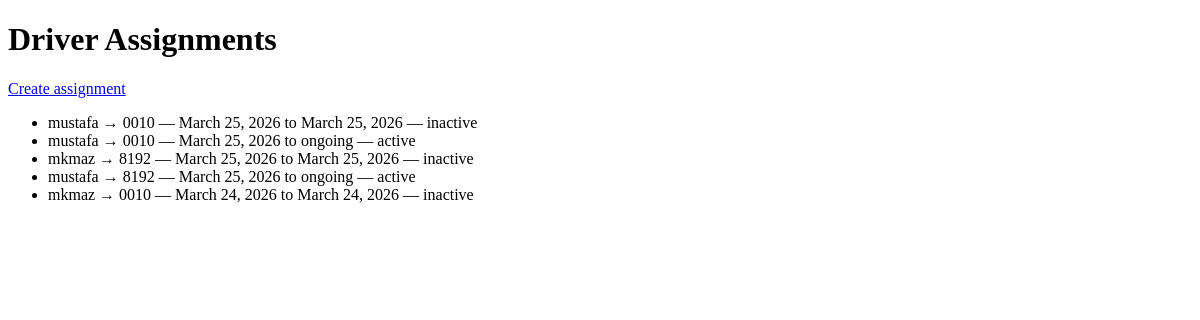
/accounts/assignments/, run on an earlier commit of the app's database.
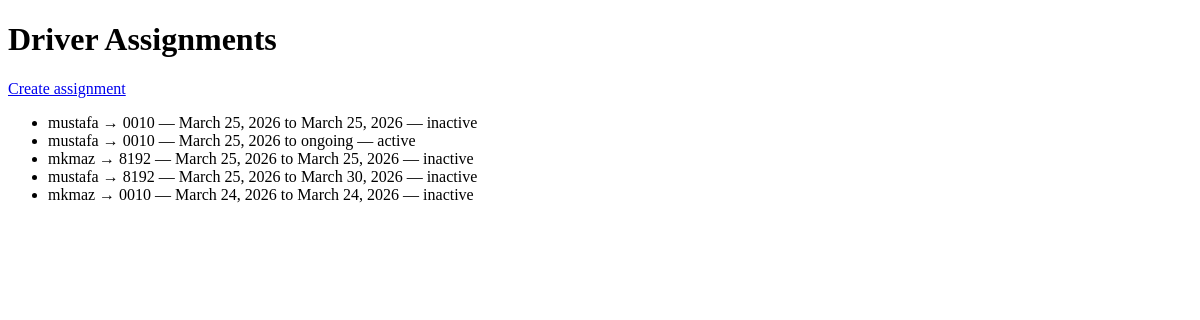
And on a later commit of the database.
### accounts/models.py (models this page shows, shortened)
class DriverAssignment(models.Model):
    driver = models.ForeignKey(settings.AUTH_USER_MODEL, on_delete=models.CASCADE, related_name="driver_assignments")
    car = models.ForeignKey(Car, on_delete=models.CASCADE, related_name="driver_assignments")
    region = models.ForeignKey("accounts.Region", on_delete=models.SET_NULL, null=True, blank=True, related_name="driver_assignments")
    start_date = models.DateField()
    end_date = models.DateField(null=True, blank=True)
    active = models.BooleanField(default=True)
    notes = models.CharField(max_length=255, blank=True)
    class Meta:
        ordering = ["-start_date"]
        indexes = [models.Index(fields=["driver", "car", "active"])]
        constraints = [
            models.UniqueConstraint(fields=["driver", "car", "active"], name="unique_active_assignment")
        ]

### fleet/models.py (models this page shows)
class Car(models.Model):
    STATUS_CHOICES = [
        ("available", "Available"),
        ("assigned", "Assigned"),
        ("maintenance", "Maintenance"),
        ("inactive", "Inactive"),
    ]
    VEHICLE_TYPE_CHOICES = [
        ("Sedan", "Sedan"),
        ("Reefer Van", "Chiller Van"),
        ("Reefer Truck", "Reefer Truck"),
        ("Reefer Pickup", "Reefer Pickup"),
    ]
    plate_number = models.CharField(max_length=20, unique=True, db_index=True)
    brand = models.CharField(max_length=100, default='Unknown')
    vehicle_type = models.CharField(max_length=100, choices=VEHICLE_TYPE_CHOICES, verbose_name="Vehicle Type", default="Sedan")
    year = models.PositiveIntegerField()
    vin = models.CharField(max_length=64, blank=True)
    status = models.CharField(
        max_length=20,
        choices=STATUS_CHOICES,
        default="available",
        db_index=True,
    )
    region = models.ForeignKey(
        "accounts.Region",
        on_delete=models.SET_NULL,
        null=True,
        blank=True,
        related_name="cars",
    )
    notes = models.TextField(blank=True)
    created_at = models.DateTimeField(auto_now_add=True)
    class Meta:
        ordering = ["plate_number"]
    def __str__(self):
        return self.plate_number

### accounts/views.py (the view)
# urls.py: path("assignments/", DriverAssignmentListView.as_view(), name="assignment_list"),
class DriverAssignmentListView(ListView):
    model = DriverAssignment
    paginate_by = 20
    template_name = "accounts/assignment_list.html"

### accounts/templates/accounts/assignment_list.html (shortened to what this page needs)
<!DOCTYPE html>
<html>
<head>
</head>
<body class="p-4">
    <h1 class="text-2xl">Driver Assignments</h1>
    <p><a href="{% url 'accounts:assignment_create' %}">Create assignment</a></p>
    <ul class="mt-4">
        {% for a in object_list %}
        <li>{{ a.driver }} → {{ a.car }} — {{ a.start_date }} to {{ a.end_date|default:'ongoing' }} — {{ a.active|yesno:'active,inactive' }}</li>
        {% empty %}
        <li>No assignments</li>
        {% endfor %}
    </ul>
</body>
</html>

What changed in the data, as far as the page shows it:
changed DriverAssignment: end_date "ongoing" → "March 30, 2026"; active "active" → "inactive"
